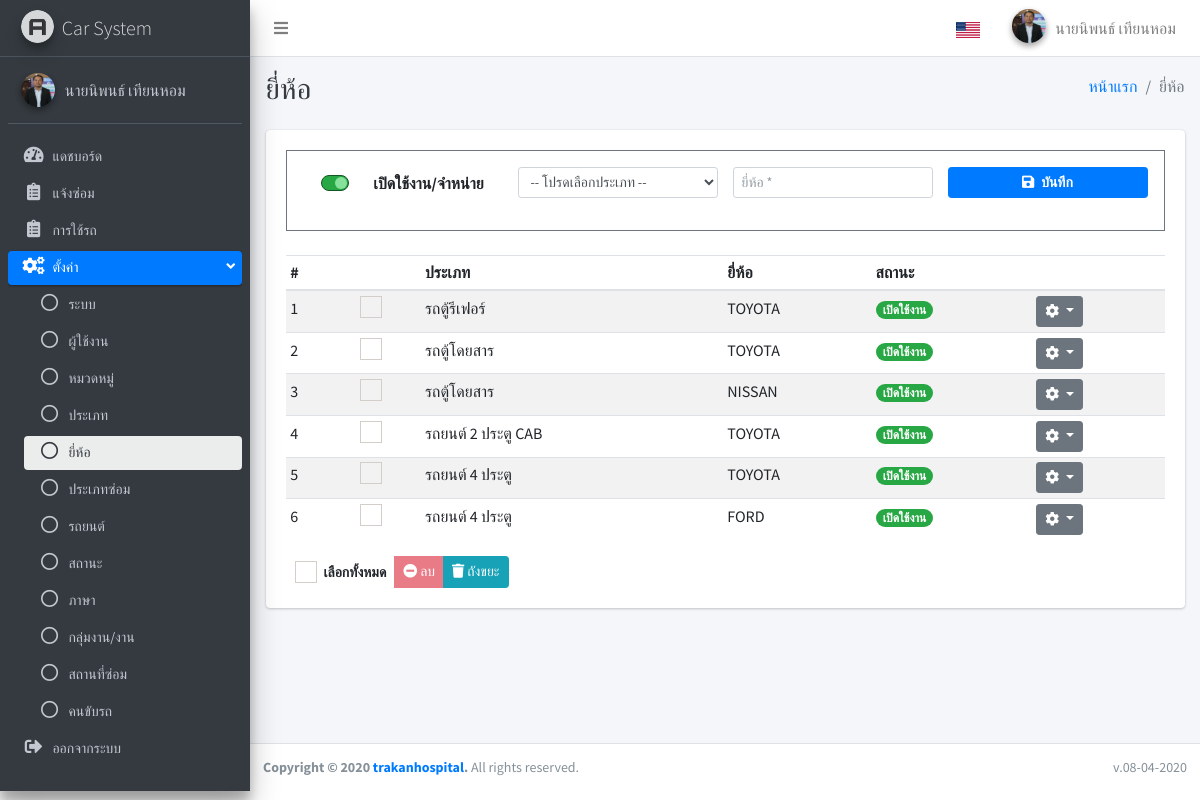
The page /index.php?page=brand (signed in) on the database its author committed.
### tables this page shows
CREATE TABLE `system` (
  `id` int(11) NOT NULL AUTO_INCREMENT,
  `title` varchar(100) NOT NULL,
  `name` varchar(100) NOT NULL,
  `updated_at` timestamp NOT NULL DEFAULT current_timestamp() ON UPDATE current_timestamp(),
  `created_at` timestamp NOT NULL DEFAULT current_timestamp(),
  PRIMARY KEY (`id`)
);

CREATE TABLE `ui_language` (
  `id` int(11) NOT NULL AUTO_INCREMENT,
  `en` text NOT NULL,
  `th` text NOT NULL,
  PRIMARY KEY (`id`)
);

CREATE TABLE `brand` (
  `id` int(11) NOT NULL AUTO_INCREMENT,
  `type` int(11) NOT NULL,
  `name` varchar(100) NOT NULL,
  `is_active` enum('Y','N') NOT NULL,
  `is_delete` enum('Y','N') NOT NULL DEFAULT 'N',
  `updated_at` timestamp NULL DEFAULT current_timestamp(),
  `created_at` timestamp NOT NULL DEFAULT current_timestamp(),
  PRIMARY KEY (`id`)
);

### apps/brand/index.php (the view, shortened to what the rows shown need)
<?php
  $fields = "*";
  $table = "brand";
  $value = " WHERE `is_delete` = 'N' ";
  $brand = fetch_all($fields, $table, $value);
  $fields = "*";
  $table = "type";
  $conditions = " WHERE `is_active` = 'Y' AND `is_delete` = 'N' ";
  $types = fetch_all($fields, $table, $conditions);
  $type_txt = array();
  foreach($types as $type){
    $type_txt[$type["id"]] = $type["name"];
  }
?>
<div class="content-wrapper">
  <div class="content-header">
    <div class="container-fluid">
      <div class="row mb-2">
        <div class="col-sm-6">
          <h1 class="m-0 text-dark"><?php lang("Brand");?></h1>
        </div>
        <div class="col-sm-6">
          <ol class="breadcrumb float-sm-right">
            <li class="breadcrumb-item"><a href="./"><?php lang("Home");?></a></li>
            <li class="breadcrumb-item active"><?php lang("Brand");?></li>
          </ol>
        </div>
      </div>
    </div>
  </div>
  <div class="content">
    <div class="container-fluid">
      <div class="row">
        <div class="col-lg-12">
          <div class="card">
            <div class="card-body">
            <div class="border border-secondary p-3 mb-4 ">
              <form id="forminfo" action="apps/brand/do_brand.php?action=save_brand" method="POST">
                <div class="row d-flex justify-content-center">
                  <div class="col-md-3 text-left text-md-center mt-0 mt-md-1">
                  <div class="form-group">
                    <div class="custom-control custom-switch custom-switch-on-success">
                      <label class="custom-control-label" for="is_active"><?php lang("Enabled");?>/<?php lang("Disabled");?></label>
                    </div>
                  </div>
                  </div>
                  <div class="col-md-3">
                    <div class="form-group">
                      <input type="text" name="brand_name" id="brand_name" class="form-control form-control-sm" placeholder="<?php lang("Brand");?> *">
                    </div>
                  </div>
                  <div class="col-md-3">
                    <div class="form-group">
                      <button type="submit" class="btn btn-primary btn-block btn-sm font-weight-bold"><i class="fas fa-save mr-1"></i> <?php lang("Save");?></button>
                    </div>
                  </div>
                </div>
            </form>
            </div>
              <form action="apps/brand/do_brand.php?action=delete_all" id="frm" method="POST">
                <div class="table-responsive">
                  <table class="table table-striped table-hover table-sm">
                    <thead>
                      <tr>
                        <th>#</th>
                        <th></th>
                        <th><?php lang("Type");?></th>
                        <th><?php lang("Brand");?></th>
                        <th><?php lang("Status");?></th>
                        <th></th>
                      </tr>
                    </thead>
                    <tbody>
                      <?php
                $i = 1;
                  foreach($brand as $value){
                    if($value["is_active"] == "Y"){
                      $status = lang("Enabled", false);
                      $bg = "success";
                    }else{
                      $status = lang("Disabled", false);
                      $bg = "danger";
                    }
                ?>
                      <tr>
                        <td><?php echo $i++;?></td>
                        <td class="text-center">
                          <div class="icheck-primary d-inline">
                            <label for="checK_<?php echo $i;?>">
                            </label>
                          </div>
                        </td>
                        <td><?php echo isset($type_txt[$value["type"]]) ? $type_txt[$value["type"]] : "";?></td>
                        <td><?php echo $value["name"];?></td>
                        <td><span class="badge badge-<?php echo $bg;?> badge-pill"><?php echo $status;?></span></td>
                        <td>
                          <div class="dropdown">
                            <button class="btn btn-secondary btn-sm dropdown-toggle" type="button"
                              id="dropdownMenuButton" data-toggle="dropdown" aria-haspopup="true" aria-expanded="false">
                              <i class="fas fa-cog"></i>
                            </button>
                          </div>
                        </td>
                      </tr>
                    <?php } ?>
                    </tbody>
                  </table>
                </div>
                <div class="row">
                  <div class="col-md-12">
                    <div class="btn-group">
                      <button type="button" class="btn-sm btn">
                        <div class="icheck-primary d-inline">
                          <label for="checkall"> <?php lang("Select All");?>
                          </label>
                        </div>
                      </button>
                      <button type="button" class="btn-sm btn btn-danger btn-delete-all" disabled data-toggle="modal"
                        data-target="#modalDeleteAll"><i class="fas fa-minus-circle"></i> <?php lang("Delete");?>
                        </button>
                        <a href="?page=brand/delete" class="btn-sm btn btn-info"><i class="fas fa-trash"></i>
                        <?php lang("Trash");?></a>
                    </div>
                  </div>
                </div>
            </div>
          </div>
        </div>
      </div>
    </div>
  </div>
</div>

### include/sidebar.php (shortened to what the rows shown need)
<?php
$arr_users = array("users","users/add","users/edit", "users/delete");
$arr_repair = array("repair","repair/add","repair/edit");
$arr_dashboard = array("dashboard");
$arr_system = array("system");
$arr_settings = array("driver","driver/delete","system","category","category/delete","place","place/delete","type","type/delete","brand","brand/delete","inventory", "inventory/add","inventory/edit","inventory/delete","status","status/delete","problem", "problem/delete", "language","department","department/delete","users","users/add","users/edit", "users/delete");
$arr_category = array("category","category/delete");
$arr_driver = array("driver","driver/delete");
$arr_place = array("place","place/delete");
$arr_type = array("type","type/delete");
$arr_status = array("status","status/delete");
$arr_brand = array("brand","brand/delete");
$arr_problem = array("problem","problem/delete");
$arr_inventory = array("inventory","inventory/add","inventory/edit","inventory/delete");
$arr_language = array("language");
$arr_department = array("department","department/delete");
$arr_usecar = array("usecar","usecar/add","usecar/edit","usecar/delete");
?>
<aside class="main-sidebar sidebar-dark-primary elevation-4">
  <a href="./" class="brand-link">
    <img src="dist/img/AdminLTELogo.png" alt="AdminLTE Logo" class="brand-image img-circle elevation-3"
      style="opacity: .8">
    <span class="brand-text font-weight-light"><?php echo $system["name"];?></span>
  </a>
  <div class="sidebar os-host os-theme-light os-host-overflow os-host-overflow-y os-host-resize-disabled os-host-scrollbar-horizontal-hidden os-host-transition">
    <nav class="mt-2">
      <ul class="nav nav-pills nav-sidebar flex-column nav-compact nav-child-indent text-sm" data-widget="treeview" role="menu" data-accordion="false">
        <li class="nav-item">
          <a href="?page=dashboard" class="nav-link <?php if(in_array($page, $arr_dashboard)){echo "active"; }?>">
            <i class="nav-icon fas fa-tachometer-alt"></i>
            <p>
              <?php lang("Dashboard");?>
            </p>
          </a>
        </li>
        <?php if($_SESSION["POSITION"] != "2"){?>
        <li class="nav-item">
          <a href="?page=repair" class="nav-link <?php if(in_array($page, $arr_repair)){echo "active"; }?>">
            <i class="nav-icon fas fa-clipboard-list"></i>
            <p>
            <?php lang("Repair");?>
            </p>
          </a>
        </li>
        <?php } ?>
        <?php if($_SESSION["POSITION"] != ""){?>
        <li class="nav-item">
          <a href="?page=usecar" class="nav-link <?php if(in_array($page, $arr_usecar)){echo "active"; }?>">
            <i class="nav-icon fas fa-clipboard-list"></i>
            <p>
            <?php lang("UseCar");?>
            </p>
          </a>
        </li>
        <?php } ?>
        <?php if($_SESSION["POSITION"] == "1"){?>
        <li class="nav-item has-treeview <?php if(in_array($page, $arr_settings)){echo "menu-open"; }?>">
          <a href="#" class="nav-link <?php if(in_array($page, $arr_settings)){echo "active"; }?>">
            <i class="nav-icon fas fa-cogs"></i>
            <p>
              <?php lang("Settings");?>
              <i class="right fas fa-angle-left"></i>
            </p>
          </a>
          <ul class="nav nav-treeview">
          <li class="nav-item">
              <a href="?page=system" class="nav-link <?php if(in_array($page, $arr_system)){echo "active"; }?>">
                <i class="far fa-circle nav-icon"></i>
                <p><?php lang("Systems");?></p>
              </a>
            </li>
            <li class="nav-item">
              <a href="?page=users" class="nav-link <?php if(in_array($page, $arr_users)){echo "active"; }?>">
                <i class="far fa-circle nav-icon"></i>
                <p><?php lang("Users");?></p>
              </a>
            </li>
            <li class="nav-item">
              <a href="?page=category" class="nav-link <?php if(in_array($page, $arr_category)){echo "active"; }?>">
                <i class="far fa-circle nav-icon"></i>
                <p><?php lang("Category");?></p>
              </a>
            </li>
            <li class="nav-item">
              <a href="?page=type" class="nav-link <?php if(in_array($page, $arr_type)){echo "active"; }?>">
                <i class="far fa-circle nav-icon"></i>
                <p><?php lang("Type");?></p>
              </a>
            </li>
            <li class="nav-item">
              <a href="?page=brand" class="nav-link <?php if(in_array($page, $arr_brand)){echo "active"; }?>">
                <i class="far fa-circle nav-icon"></i>
                <p><?php lang("Brand");?></p>
              </a>
            </li>
            <li class="nav-item">
              <a href="?page=problem" class="nav-link <?php if(in_array($page, $arr_problem)){echo "active"; }?>">
                <i class="far fa-circle nav-icon"></i>
                <p><?php lang("Problem");?></p>
              </a>
            </li>
            <li class="nav-item">
              <a href="?page=inventory" class="nav-link <?php if(in_array($page, $arr_inventory)){echo "active"; }?>">
                <i class="far fa-circle nav-icon"></i>
                <p><?php lang("Car");?></p>
              </a>
            </li>
            <li class="nav-item">
              <a href="?page=status" class="nav-link <?php if(in_array($page, $arr_status)){echo "active"; }?>">
                <i class="far fa-circle nav-icon"></i>
                <p><?php lang("Status");?></p>
              </a>
            </li>
            <li class="nav-item">
              <a href="?page=language" class="nav-link <?php if(in_array($page, $arr_language)){echo "active"; }?>">
                <i class="far fa-circle nav-icon"></i>
                <p><?php lang("Language");?></p>
              </a>
            </li>
            <li class="nav-item">
              <a href="?page=department" class="nav-link <?php if(in_array($page, $arr_department)){echo "active"; }?>">
                <i class="far fa-circle nav-icon"></i>
                <p><?php lang("department");?></p>
              </a>
            </li>
            <li class="nav-item">
              <a href="?page=place" class="nav-link <?php if(in_array($page, $arr_place)){echo "active"; }?>">
                <i class="far fa-circle nav-icon"></i>
                <p><?php lang("RepairPlace");?></p>
              </a>
            </li>
            <li class="nav-item">
              <a href="?page=driver" class="nav-link <?php if(in_array($page, $arr_driver)){echo "active"; }?>">
                <i class="far fa-circle nav-icon"></i>
                <p><?php lang("Driver");?></p>
              </a>
            </li>
          </ul>
        </li>
        <?php } ?>
        <li class="nav-item">
          <a href="javascript:void(0);" class="nav-link" data-toggle="modal" data-target="#logoutModal">
            <i class="nav-icon fas fa-sign-out-alt"></i>
            <p>
            <?php lang("Logout");?>
            </p>
          </a>
        </li>
      </ul>
    </nav>
  </div>
</aside>

### db_function/function.php (shortened to what the rows shown need)
<?php
function lang($text, $echo = true){
    global $conn;
    $lang = isset($_SESSION["LANGUAGE"]) ? $_SESSION["LANGUAGE"] : "th" ;
    $stmt =  $conn->prepare(" DESCRIBE ui_language   ");
    $stmt->bindParam(":lang",$lang);
    $stmt->execute();
    $data = $stmt->fetchAll(PDO::FETCH_ASSOC);
    $conditions = false;
    if($data === FALSE){
        if($echo){
            echo $text;
        }else{
            return $text;
        }
    }else{
        foreach($data as $row){
            if($row["Field"] == $lang){
                $conditions = true;
            }
        }
        if($conditions){
            $stmt =  $conn->prepare("SELECT * FROM ui_language WHERE en = :txt OR th = :txt ");
            $stmt->bindParam(":txt",$text, PDO::PARAM_STR);
            $stmt->execute();
            $data = $stmt->fetch(PDO::FETCH_ASSOC);
            if($data === FALSE){
                $sql = "INSERT INTO `ui_language` SET ";
                $sql .= " en = :txt ";
                $stmt = $conn->prepare($sql);
                $stmt->bindParam(":txt",$text);
                $result = $stmt->execute();
                if($echo){
                    echo $text;
                }else{
                    return $text;
                }
            }else{
                $txt_lang = !empty($data[$lang]) ? $data[$lang] : $data["en"];
                if($echo){
                    echo $txt_lang;
                }else{
                    return $txt_lang;
                }
            }
        }
    }
}
function fetch_all($fields, $table, $conditions = NULL , $req = NULL){
    global $conn;
    try{
        $stmt = $conn->prepare("SELECT $fields FROM `$table` $conditions ");
        if(!empty($req)){
            foreach($req as $key => $v){
                $stmt->bindParam(":".$key,$v);
            }
        }
        $result = $stmt->execute();
        $data = array();
        while($row = $stmt->fetch(PDO::FETCH_ASSOC)){
          $data[] = $row;
        }
    }catch(PDOException $e){
        echo "Error: " . $e->getMessage();
        die();
    }
    return $data;
}
?>

### rows shown on the page
system: name "Car System"
ui_language: th "แดชบอร์ด"
ui_language: th "แจ้งซ่อม"
ui_language: th "การใช้รถ"
ui_language: th "ตั้งค่า"
ui_language: th "ระบบ"
ui_language: th "ผู้ใช้งาน"
ui_language: th "หมวดหมู่"
ui_language: th "ประเภท ประเภท"
ui_language: th "ยี่ห้อ ยี่ห้อ ยี่ห้อ ยี่ห้อ", brand_name "ยี่ห้อ *"
ui_language: th "ประเภทซ่อม"
ui_language: th "รถยนต์"
ui_language: th "สถานะ สถานะ"
ui_language: th "ภาษา"
ui_language: th "กลุ่มงาน/งาน"
ui_language: th "สถานที่ซ่อม"
ui_language: th "คนขับรถ"
ui_language: th "ออกจากระบบ"
ui_language: th "หน้าแรก"
ui_language: th "เปิดใช้งาน"
ui_language: th "จำหน่าย"
ui_language: th "บันทึก"
brand: type "รถตู้รีเฟอร์", name "TOYOTA", ui_language.th "เปิดใช้งาน"
brand: type "รถตู้โดยสาร", name "TOYOTA", ui_language.th "เปิดใช้งาน"
brand: type "รถตู้โดยสาร", name "NISSAN", ui_language.th "เปิดใช้งาน"
brand: type "รถยนต์ 2 ประตู CAB", name "TOYOTA", ui_language.th "เปิดใช้งาน"
brand: type "รถยนต์ 4 ประตู", name "TOYOTA", ui_language.th "เปิดใช้งาน"
brand: type "รถยนต์ 4 ประตู", name "FORD", ui_language.th "เปิดใช้งาน"
ui_language: th "เลือกทั้งหมด"
ui_language: th "ลบ"
ui_language: th "ถังขยะ"

### other values the page prints
$_SESSION["FIRST_NAME"] "นายนิพนธ์"
$_SESSION["LAST_NAME"] "เทียนหอม"
